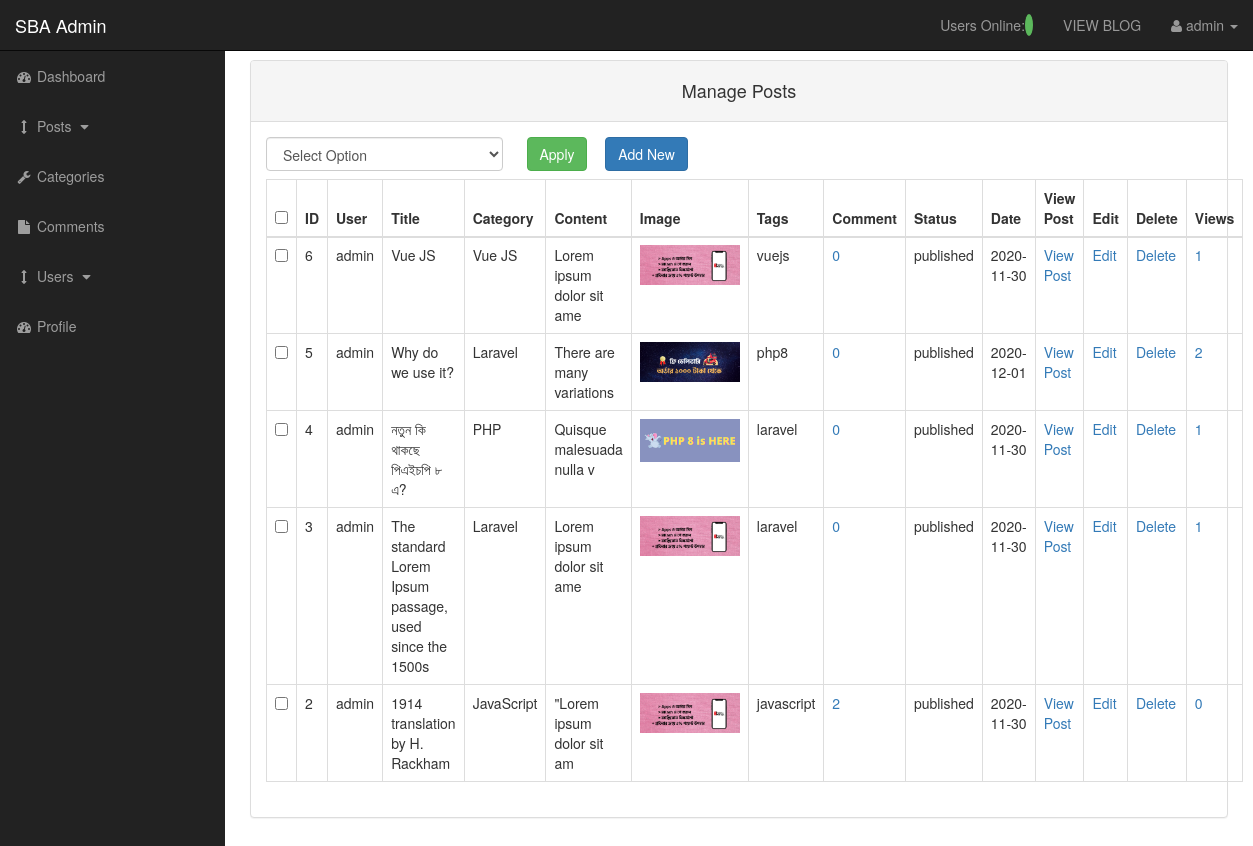
The page /admin/post.php (signed in) on the database its author committed.
### tables this page shows
CREATE TABLE `posts` (
  `post_id` int(10) NOT NULL,
  `post_category_id` int(10) NOT NULL,
  `post_title` varchar(255) NOT NULL,
  `post_author` varchar(255) NOT NULL,
  `post_date` date NOT NULL,
  `post_image` text NOT NULL,
  `post_content` text NOT NULL,
  `post_tags` varchar(255) NOT NULL,
  `post_view_count` int(10) DEFAULT NULL,
  `post_comment_count` int(10) DEFAULT NULL,
  `post_status` varchar(255) NOT NULL DEFAULT 'draft'
);

CREATE TABLE `categories` (
  `cat_id` int(10) NOT NULL,
  `cat_title` varchar(255) NOT NULL
);

### admin/includes/view_all_post.php (the view, shortened to what this page needs)
<div class="panel panel-default">
    <div class="panel-heading text-center">
        <h4 class="">Manage Posts</h4>
    </div>
    <div class="panel-body">
        <form action="" method="post">
            <table class="table table-bordered table-hover">
                <div class="col-xs-3" id="bulkOptionContainer">
                    <select name="bulk_option" id="" class="form-control">
                        <option value="">Select Option</option>
                    </select>
                </div>
                <div class="col-xs-1">
                    <input type="submit" name="submit" value="Apply " class="btn btn-success">
                </div>
                <div class="col-xs-4">
                    <a href="post?source=add_post" class="btn btn-primary">Add New</a>
                </div>
                <thead>
                <tr>
                    <th><input type="checkbox" id="selectAllBoxes"></th>
                    <th>ID</th>
                    <th>User</th>
                    <th>Title</th>
                    <th>Category</th>
                    <th>Content</th>
                    <th>Image</th>
                    <th>Tags</th>
                    <th>Comment</th>
                    <th>Status</th>
                    <th>Date</th>
                    <th>View Post</th>
                    <th>Edit</th>
                    <th>Delete</th>
                    <th>Views</th>
                </tr>
                </thead>
                <tbody>
                <tr>
                    <?php
                    $query = "SELECT * FROM  posts ORDER BY post_id DESC";
                    $select_post = mysqli_query($connection, $query);
                    while ($row = mysqli_fetch_assoc($select_post)) {
                        $post_id = $row['post_id'];
                        $post_author = $row['post_author'];
                        $post_title = $row['post_title'];
                        $post_category_id = $row['post_category_id'];
                        $post_image = $row['post_image'];
                        $post_content = substr($row['post_content'], 0, 25);
                        $post_tags = $row['post_tags'];
                        $post_comment_count = $row['post_comment_count'];
                        $post_status = $row['post_status'];
                        $post_date = $row['post_date'];
                        $post_view_count = $row['post_view_count'];
                        echo "<tr>";
                        ?>
                        <td><input type='checkbox' name='checkBoxArray[]' class='checkBoxes' value='<?php echo $post_id; ?>'></td>
                        <?php
                        echo "<td>$post_id</td>";
                        if (!empty($post_user)) {
                            echo "<td>$post_user</td>";
                        }elseif (!empty($post_author)) {
                            echo "<td>$post_author</td>";
                        }
                        echo "<td>$post_title</td>";
                        $query = "SELECT * FROM  categories WHERE cat_id = {$post_category_id}";
                        $select_categories_id = mysqli_query($connection, $query);
                        while ($row = mysqli_fetch_assoc($select_categories_id)) {
                            $cat_title = $row['cat_title'];
                        }
                        echo "<td>$cat_title</td>";
                        echo "<td>$post_content</td>";
                        echo "<td><img src='../images/{$post_image}' alt='Image' width =100 ></td>";
                        echo "<td>$post_tags</td>";
                        $query = "SELECT * FROM comments WHERE comment_post_id = $post_id ";
                        $comment_count_query= mysqli_query($connection, $query);
                        while ($row = mysqli_fetch_array($comment_count_query)){
                            $post_comment_count = mysqli_num_rows($comment_count_query);
                        };
                        echo "<td><a href ='post_comment?id={$post_id}'>$post_comment_count</a></td>";
                        echo "<td>$post_status</td>";
                        echo "<td>$post_date</td>";
                        echo "<td><a href='../post?p_id={$post_id}'>View Post</a></td>";
                        echo "<td><a href='post?source=edit_post&p_id={$post_id}'>Edit</a></td>";
                        echo "<td><a onclick=\"javascript: return confirm('Are you sure you want to delete'); \" href='post?delete={$post_id}'>Delete</a></td>";
                        echo "<td><a href ='#'>{$post_view_count}</a></td>";
                        echo "</tr>";
                    }
                    ?>
                </tr>
                </tbody>
            </table>
        </form>
    </div>
</div>

### admin/assets/css/sb-admin.css (style rules this page uses)
body { margin-top: 100px; background-color: #222; }
@media (min-width:768px) { body { margin-top: 50px; } }
#bulkOptionContainer { padding: 0px; margin-bottom: 8px; margin-right: 9px; }

### rows shown on the page
posts: post_id "6", post_author "admin", post_title "Vue JS", categories.cat_title "Vue JS", post_content "Lorem ipsum dolor sit ame", post_image (picture), post_tags "vuejs", post_comment_count "0", post_status "published", post_date "2020-11-30", post_view_count "1"
posts: post_id "5", post_author "admin", post_title "Why do we use it?", categories.cat_title "Laravel", post_content "There are many variations", post_image (picture), post_tags "php8", post_comment_count "0", post_status "published", post_date "2020-12-01", post_view_count "2"
posts: post_id "4", post_author "admin", post_title "নতুন কি থাকছে পিএইচপি ৮ এ?", categories.cat_title "PHP", post_content "Quisque malesuada nulla v", post_image (picture), post_tags "laravel", post_comment_count "0", post_status "published", post_date "2020-11-30", post_view_count "1"
posts: post_id "3", post_author "admin", post_title "The standard Lorem Ipsum passage, used since the 1500s", categories.cat_title "Laravel", post_content "Lorem ipsum dolor sit ame", post_image (picture), post_tags "laravel", post_comment_count "0", post_status "published", post_date "2020-11-30", post_view_count "1"
posts: post_id "2", post_author "admin", post_title "1914 translation by H. Rackham", categories.cat_title "JavaScript", post_content "\"Lorem ipsum dolor sit am", post_image (picture), post_tags "javascript", post_comment_count "2", post_status "published", post_date "2020-11-30", post_view_count "0"

### other values the page prints
$_SESSION['username'] "admin"
